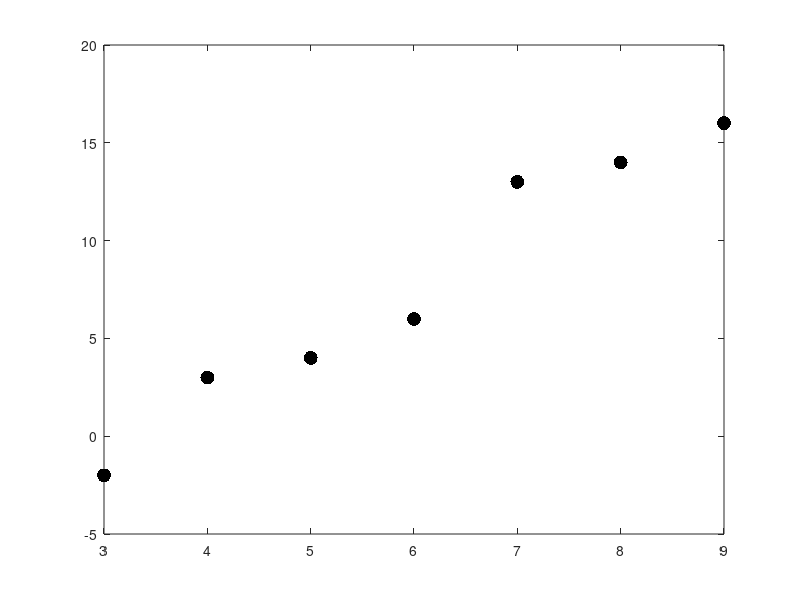

This figure's MATLAB source:
%% Some basic MATLAB commands
if exist('BasicCommandsDiary','file')
   delete BasicCommandsDiary
end
diary BasicCommandsDiary
echo on
x = 3:9 %set x to be a vector of inputs
x(4:6) %display the 4th through 6th elements
y = [-2 3 4 6 13 14 16] %a vector of outputs
plot(x,y,'-','linewidth',3) %plot points connected by line segments
plot(x,y,'.k','markersize',30) %plot points as dots
diary off
echo off
